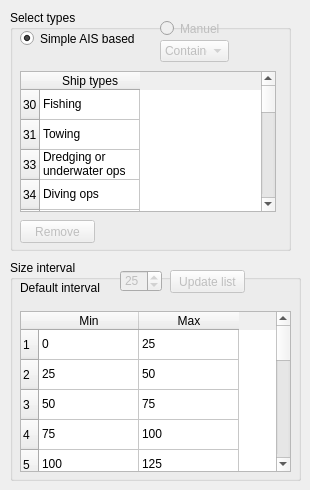
        <widget class="QWidget" name="tab_8">
         <attribute name="title">
          <string>Ship data</string>
         </attribute>
         <widget class="QGroupBox" name="groupBox">
          <property name="geometry">
           <rect>
            <x>10</x>
            <y>10</y>
            <width>281</width>
            <height>241</height>
           </rect>
          </property>
          <property name="title">
           <string>Select types</string>
          </property>
          <widget class="QRadioButton" name="radioButton">
           <property name="geometry">
            <rect>
             <x>10</x>
             <y>20</y>
             <width>121</width>
             <height>17</height>
            </rect>
           </property>
           <property name="text">
            <string>Simple AIS based</string>
           </property>
           <property name="checked">
            <bool>true</bool>
           </property>
          </widget>
          <widget class="QRadioButton" name="radioButton_2">
           <property name="enabled">
            <bool>false</bool>
           </property>
           <property name="geometry">
            <rect>
             <x>150</x>
             <y>10</y>
             <width>81</width>
             <height>17</height>
            </rect>
           </property>
           <property name="text">
            <string>Manuel</string>
           </property>
          </widget>
          <widget class="QTableWidget" name="cvTypes">
           <property name="geometry">
            <rect>
             <x>10</x>
             <y>61</y>
             <width>256</width>
             <height>141</height>
            </rect>
           </property>
           <row>
            <property name="text">
             <string>30</string>
            </property>
           </row>
           <row>
            <property name="text">
             <string>31</string>
            </property>
           </row>
           <row>
            <property name="text">
             <string>33</string>
            </property>
           </row>
           <row>
            <property name="text">
             <string>34</string>
            </property>
           </row>
           <row>
            <property name="text">
             <string>35</string>
            </property>
           </row>
           <row>
            <property name="text">
             <string>36</string>
            </property>
           </row>
           <row>
            <property name="text">
             <string>37</string>
            </property>
           </row>
           <row>
            <property name="text">
             <string>4X</string>
            </property>
           </row>
           <row>
            <property name="text">
             <string>50</string>
            </property>
           </row>
           <row>
            <property name="text">
             <string>51</string>
            </property>
           </row>
           <row>
            <property name="text">
             <string>52</string>
            </property>
           </row>
           <row>
            <property name="text">
             <string>53</string>
            </property>
           </row>
           <row>
            <property name="text">
             <string>54</string>
            </property>
           </row>
           <row>
            <property name="text">
             <string>55</string>
            </property>
           </row>
           <row>
            <property name="text">
             <string>56</string>
            </property>
           </row>
           <row>
            <property name="text">
             <string>58</string>
            </property>
           </row>
           <row>
            <property name="text">
             <string>59</string>
            </property>
           </row>
           <row>
            <property name="text">
             <string>6X</string>
            </property>
           </row>
           <row>
            <property name="text">
             <string>7X</string>
            </property>
           </row>
           <row>
            <property name="text">
             <string>8X</string>
            </property>
           </row>
           <row>
            <property name="text">
             <string>00</string>
            </property>
           </row>
           <column>
            <property name="text">
             <string>Ship types</string>
            </property>
           </column>
           <item row="0" column="0">
            <property name="text">
             <string>Fishing</string>
            </property>
           </item>
           <item row="1" column="0">
            <property name="text">
             <string>Towing</string>
            </property>
           </item>
           <item row="2" column="0">
            <property name="text">
             <string>Dredging or underwater ops</string>
            </property>
           </item>
           <item row="3" column="0">
            <property name="text">
             <string>Diving ops</string>
            </property>
           </item>
           <item row="4" column="0">
            <property name="text">
             <string>Military ops</string>
            </property>
           </item>
           <item row="5" column="0">
            <property name="text">
             <string>Sailing</string>
            </property>
           </item>
           <item row="6" column="0">
            <property name="text">
             <string>Pleasure Craft</string>
            </property>
           </item>
           <item row="7" column="0">
            <property name="text">
             <string>High speed craft (HSC)</string>
            </property>
           </item>
           <item row="8" column="0">
            <property name="text">
             <string>Pilot Vessel</string>
            </property>
           </item>
           <item row="9" column="0">
            <property name="text">
             <string>Search and Rescue vessel</string>
            </property>
           </item>
           <item row="10" column="0">
            <property name="text">
             <string>Tug</string>
            </property>
           </item>
           <item row="11" column="0">
            <property name="text">
             <string>Port Tender</string>
            </property>
           </item>
           <item row="12" column="0">
            <property name="text">
             <string>Anti-pollution equipment</string>
            </property>
           </item>
           <item row="13" column="0">
            <property name="text">
             <string>Law Enforcement</string>
            </property>
           </item>
           <item row="14" column="0">
            <property name="text">
             <string>Spare</string>
            </property>
           </item>
           <item row="15" column="0">
            <property name="text">
             <string>Medical Transport</string>
            </property>
           </item>
           <item row="16" column="0">
            <property name="text">
             <string>Noncombatant ship according to RR Resolution No. 18</string>
            </property>
           </item>
           <item row="17" column="0">
            <property name="text">
             <string>Passenger, all ships of this type</string>
            </property>
           </item>
           <item row="18" column="0">
            <property name="text">
             <string>Cargo, all ships of this type</string>
            </property>
           </item>
           <item row="19" column="0">
            <property name="text">
             <string>Tanker, all ships of this type</string>
            </property>
           </item>
           <item row="20" column="0">
            <property name="text">
             <string>Other Type, all ships of this type</string>
            </property>
           </item>
          </widget>
          <widget class="QPushButton" name="pbRemoveTypes">
           <property name="enabled">
            <bool>false</bool>
           </property>
           <property name="geometry">
            <rect>
             <x>10</x>
             <y>210</y>
             <width>75</width>
             <height>23</height>
            </rect>
           </property>
           <property name="text">
            <string>Remove</string>
           </property>
          </widget>
          <widget class="QComboBox" name="comboBox_2">
           <property name="enabled">
            <bool>false</bool>
           </property>
           <property name="geometry">
            <rect>
             <x>150</x>
             <y>30</y>
             <width>69</width>
             <height>22</height>
            </rect>
           </property>
           <item>
            <property name="text">
             <string>Container</string>
            </property>
           </item>
           <item>
            <property name="text">
             <string>Passenger</string>
            </property>
           </item>
           <item>
            <property name="text">
             <string>Bulk</string>
            </property>
           </item>
          </widget>
         </widget>
         <widget class="QGroupBox" name="groupBox_2">
          <property name="geometry">
           <rect>
            <x>10</x>
            <y>260</y>
            <width>291</width>
            <height>221</height>
           </rect>
          </property>
          <property name="title">
           <string>Size interval</string>
          </property>
          <widget class="QTableWidget" name="twLengths">
           <property name="geometry">
            <rect>
             <x>10</x>
             <y>51</y>
             <width>271</width>
             <height>161</height>
            </rect>
           </property>
           <property name="columnCount">
            <number>2</number>
           </property>
           <row>
            <property name="text">
             <string>1</string>
            </property>
           </row>
           <row>
            <property name="text">
             <string>2</string>
            </property>
           </row>
           <row>
            <property name="text">
             <string>3</string>
            </property>
           </row>
           <row>
            <property name="text">
             <string>4</string>
            </property>
           </row>
           <row>
            <property name="text">
             <string>5</string>
            </property>
           </row>
           <row>
            <property name="text">
             <string>6</string>
            </property>
           </row>
           <row>
            <property name="text">
             <string>7</string>
            </property>
           </row>
           <row>
            <property name="text">
             <string>8</string>
            </property>
           </row>
           <row>
            <property name="text">
             <string>9</string>
            </property>
           </row>
           <row>
            <property name="text">
             <string>10</string>
            </property>
           </row>
           <row>
            <property name="text">
             <string>11</string>
            </property>
           </row>
           <row>
            <property name="text">
             <string>12</string>
            </property>
           </row>
           <row>
            <property name="text">
             <string>13</string>
            </property>
           </row>
           <row>
            <property name="text">
             <string>14</string>
            </property>
           </row>
           <row>
            <property name="text">
             <string>15</string>
            </property>
           </row>
           <column>
            <property name="text">
             <string>Min</string>
            </property>
           </column>
           <column>
            <property name="text">
             <string>Max</string>
            </property>
           </column>
           <item row="0" column="0">
            <property name="text">
             <string>0</string>
            </property>
           </item>
           <item row="0" column="1">
            <property name="text">
             <string>25</string>
            </property>
           </item>
           <item row="1" column="0">
            <property name="text">
             <string>25</string>
            </property>
           </item>
           <item row="1" column="1">
            <property name="text">
             <string>50</string>
            </property>
           </item>
           <item row="2" column="0">
            <property name="text">
             <string>50</string>
            </property>
           </item>
           <item row="2" column="1">
            <property name="text">
             <string>75</string>
            </property>
           </item>
           <item row="3" column="0">
            <property name="text">
             <string>75</string>
            </property>
           </item>
           <item row="3" column="1">
            <property name="text">
             <string>100</string>
            </property>
           </item>
           <item row="4" column="0">
            <property name="text">
             <string>100</string>
            </property>
           </item>
           <item row="4" column="1">
            <property name="text">
             <string>125</string>
            </property>
           </item>
           <item row="5" column="0">
            <property name="text">
             <string>125</string>
            </property>
           </item>
           <item row="5" column="1">
            <property name="text">
             <string>150</string>
            </property>
           </item>
           <item row="6" column="0">
            <property name="text">
             <string>150</string>
            </property>
           </item>
           <item row="6" column="1">
            <property name="text">
             <string>175</string>
            </property>
           </item>
           <item row="7" column="0">
            <property name="text">
             <string>175</string>
            </property>
           </item>
           <item row="7" column="1">
            <property name="text">
             <string>200</string>
            </property>
           </item>
           <item row="8" column="0">
            <property name="text">
             <string>200</string>
            </property>
           </item>
           <item row="8" column="1">
            <property name="text">
             <string>225</string>
            </property>
           </item>
           <item row="9" column="0">
            <property name="text">
             <string>225</string>
            </property>
           </item>
           <item row="9" column="1">
            <property name="text">
             <string>250</string>
            </property>
           </item>
           <item row="10" column="0">
            <property name="text">
             <string>250</string>
            </property>
           </item>
           <item row="10" column="1">
            <property name="text">
             <string>275</string>
            </property>
           </item>
           <item row="11" column="0">
            <property name="text">
             <string>275</string>
            </property>
           </item>
           <item row="11" column="1">
            <property name="text">
             <string>300</string>
            </property>
           </item>
           <item row="12" column="0">
            <property name="text">
             <string>300</string>
            </property>
           </item>
           <item row="12" column="1">
            <property name="text">
             <string>325</string>
            </property>
           </item>
           <item row="13" column="0">
            <property name="text">
             <string>325</string>
            </property>
           </item>
           <item row="13" column="1">
            <property name="text">
             <string>350</string>
            </property>
           </item>
           <item row="14" column="0">
            <property name="text">
             <string>350</string>
            </property>
           </item>
           <item row="14" column="1">
            <property name="text">
             <string>500</string>
            </property>
           </item>
          </widget>
          <widget class="QSpinBox" name="shSizeInterval">
           <property name="enabled">
            <bool>false</bool>
           </property>
           <property name="geometry">
            <rect>
             <x>110</x>
             <y>10</y>
             <width>42</width>
             <height>22</height>
            </rect>
           </property>
           <property name="minimum">
            <number>1</number>
           </property>
           <property name="maximum">
            <number>200</number>
           </property>
           <property name="singleStep">
            <number>5</number>
           </property>
           <property name="value">
            <number>25</number>
           </property>
          </widget>
          <widget class="QLabel" name="label">
           <property name="geometry">
            <rect>
             <x>10</x>
             <y>20</y>
             <width>111</width>
             <height>16</height>
            </rect>
           </property>
           <property name="text">
            <string>Default interval</string>
           </property>
          </widget>
          <widget class="QPushButton" name="pbUpdateLengthInterval">
           <property name="enabled">
            <bool>false</bool>
           </property>
           <property name="geometry">
            <rect>
             <x>160</x>
             <y>10</y>
             <width>75</width>
             <height>23</height>
            </rect>
           </property>
           <property name="text">
            <string>Update list</string>
           </property>
          </widget>
         </widget>
        </widget>
